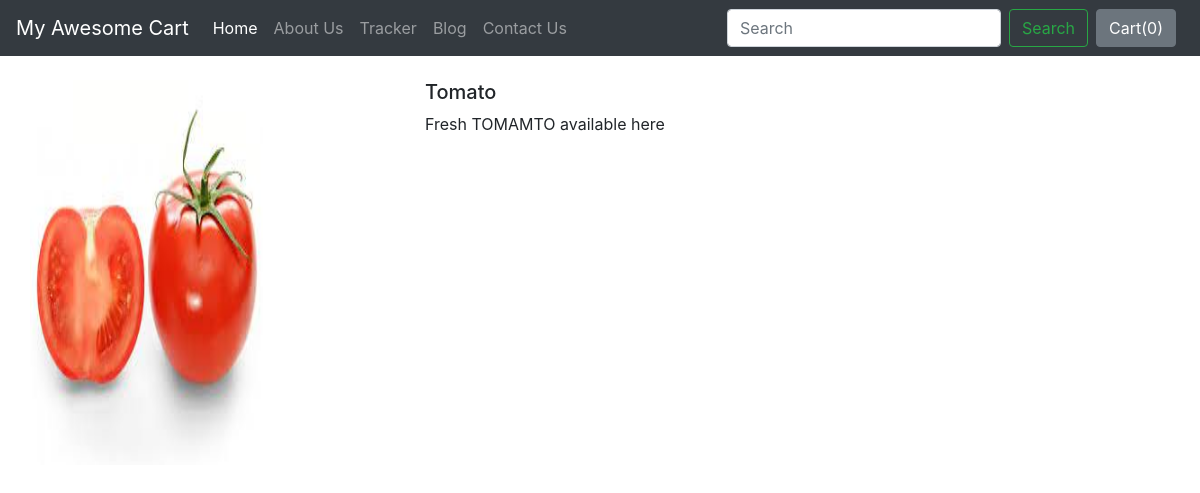
The page /shop/products/8 on the database its author committed.
### shop/views.py (the view)
# urls.py: path("products/<int:myid>", views.productView, name="ProductView"),
def productView(request, myid):
    product = Product.objects.filter(id=myid)
    return render(request, 'shop/prodView.html', {'product':product[0]})

### shop/templates/shop/prodView.html (shortened to what this page needs)
{% extends 'shop/basic.html' %}
{% block body %}
<div class="container my-4">
    <div class="row">
    <div class="col-md-4">
    <div class="row">
       <img src="/media//{{product.image}}" width="233px" height="385px">
    </div>
        </div>
    <div class="col-md-8">
        <h5>{{product.product_name}}</h5>
        <p>{{product.desc}}</p>
    </div>
        </div>
</div>
{% endblock %}

### rows shown on the page
Product: image (picture), product_name "Tomato", desc "Fresh TOMAMTO available here"
